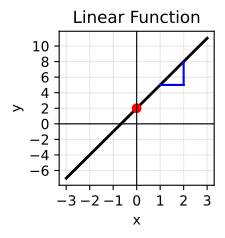

The script that saved this image:
import matplotlib.pyplot as plt
import numpy as np
from matplotlib.ticker import MaxNLocator

#Linear Function
fig, ax1 = plt.subplots(figsize=(2, 2))

x1 = np.linspace(-3, 3, 100)

m = 3
b = 2
y1 = m*x1 + b

ax1.plot(x1, y1, label="y = 3x + 2", color="black", linewidth=2)
plt.plot(0, 2, 'ro')
plt.plot([2, 2], [5, 8], color="blue", linestyle='-', label="m")
plt.plot([1, 2], [5, 5], color="blue", linestyle='-')

ax1.xaxis.set_major_locator(MaxNLocator(integer=True))
ax1.yaxis.set_major_locator(MaxNLocator(integer=True))

ax1.set_title("Linear Function")
ax1.set_xlabel("x")
ax1.set_ylabel("y")
ax1.grid(True, alpha=0.3)
ax1.axhline(0, color="black", linewidth=0.8)
ax1.axvline(0, color="black", linewidth=0.8)

plt.savefig("images/note2/linear.pdf", format="pdf", bbox_inches="tight")
plt.show()
